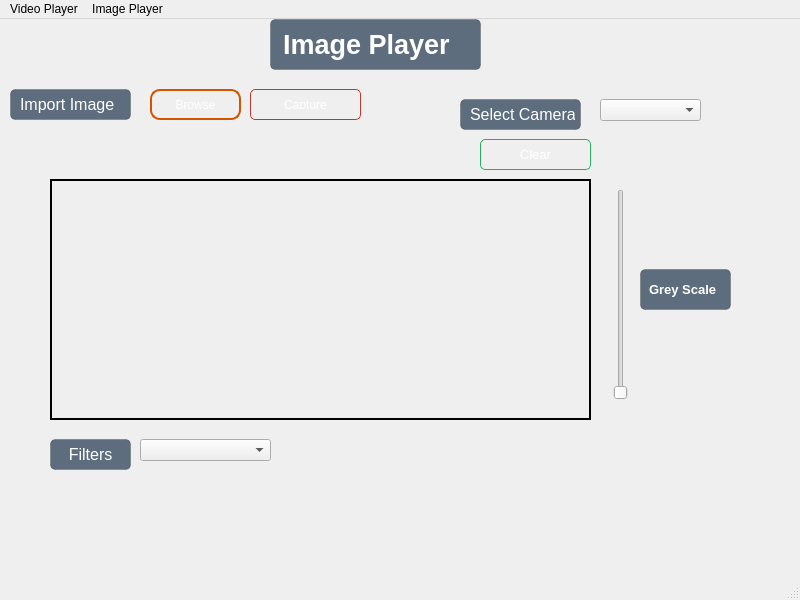
<?xml version="1.0" encoding="UTF-8"?>
<ui version="4.0">
 <class>MainWindow</class>
 <widget class="QMainWindow" name="MainWindow">
  <property name="geometry">
   <rect>
    <x>0</x>
    <y>0</y>
    <width>800</width>
    <height>600</height>
   </rect>
  </property>
  <property name="windowTitle">
   <string>MainWindow</string>
  </property>
  <widget class="QWidget" name="centralwidget">
   <widget class="QLabel" name="label">
    <property name="geometry">
     <rect>
      <x>50</x>
      <y>160</y>
      <width>541</width>
      <height>241</height>
     </rect>
    </property>
    <property name="minimumSize">
     <size>
      <width>0</width>
      <height>221</height>
     </size>
    </property>
    <property name="frameShape">
     <enum>QFrame::WinPanel</enum>
    </property>
    <property name="text">
     <string/>
    </property>
    <property name="textFormat">
     <enum>Qt::AutoText</enum>
    </property>
    <property name="pixmap">
     <pixmap>C:/Users/HS/Downloads/Green and White Doodle Group Project Presentation.jpg</pixmap>
    </property>
    <property name="scaledContents">
     <bool>true</bool>
    </property>
    <property name="alignment">
     <set>Qt::AlignCenter</set>
    </property>
    <property name="wordWrap">
     <bool>true</bool>
    </property>
    <property name="openExternalLinks">
     <bool>false</bool>
    </property>
   </widget>
   <widget class="QLabel" name="MainHeadinglbl">
    <property name="geometry">
     <rect>
      <x>270</x>
      <y>0</y>
      <width>211</width>
      <height>51</height>
     </rect>
    </property>
    <property name="font">
     <font>
      <pointsize>20</pointsize>
      <weight>75</weight>
      <bold>true</bold>
     </font>
    </property>
    <property name="styleSheet">
     <string notr="true">QLabel {
        color: white;
        background-color: rgba(52, 73, 94, 200);  /* Semi-transparent background color */
        border-radius: 5px;
        padding: 5px;
        border: 1px solid rgba(0, 0, 0, 50);  /* Semi-transparent border */
        box-shadow: 2px 2px 5px rgba(0, 0, 0, 50);  /* Shadow effect */
    }</string>
    </property>
    <property name="text">
     <string>Image Player</string>
    </property>
   </widget>
   <widget class="QPushButton" name="btnBrowse_2">
    <property name="geometry">
     <rect>
      <x>250</x>
      <y>70</y>
      <width>111</width>
      <height>31</height>
     </rect>
    </property>
    <property name="styleSheet">
     <string notr="true">QPushButton {
        background-color: qlineargradient(spread:pad, x1:0, y1:0, x2:0, y2:1, 
            stop:0 rgba(231, 76, 60, 255), stop:1 rgba(192, 57, 43, 255));
        border: 1px solid #c0392b;
        color: white;
        padding: 10px 20px;
        border-radius: 5px;
        icon-size: 32px;  /* Adjust the icon size as needed */
        icon-color: white;  /* Set the icon color */
        icon-alignment: center;  /* Center the icon */
    }
    
    QPushButton:hover {
        background-color: qlineargradient(spread:pad, x1:0, y1:0, x2:0, y2:1, 
            stop:0 rgba(192, 57, 43, 255), stop:1 rgba(231, 76, 60, 255));
        border: 1px solid #e74c3c;
        color: white;
        padding: 10px 20px;
        border-radius: 5px;
        box-shadow: 0px 3px 8px rgba(0, 0, 0, 0.3);
    }
    
    QPushButton:pressed {
        background-color: rgba(192, 57, 43, 255);
        border: 1px solid #c0392b;
        color: white;
        padding: 10px 20px;
        border-radius: 5px;
    }</string>
    </property>
    <property name="text">
     <string>Capture</string>
    </property>
    <property name="flat">
     <bool>false</bool>
    </property>
   </widget>
   <widget class="QComboBox" name="availableCameras">
    <property name="geometry">
     <rect>
      <x>600</x>
      <y>80</y>
      <width>101</width>
      <height>22</height>
     </rect>
    </property>
    <property name="font">
     <font>
      <pointsize>10</pointsize>
     </font>
    </property>
   </widget>
   <widget class="QComboBox" name="availableFilters">
    <property name="geometry">
     <rect>
      <x>140</x>
      <y>420</y>
      <width>131</width>
      <height>22</height>
     </rect>
    </property>
    <property name="font">
     <font>
      <pointsize>10</pointsize>
     </font>
    </property>
   </widget>
   <widget class="QSlider" name="verticalSlider">
    <property name="geometry">
     <rect>
      <x>610</x>
      <y>170</y>
      <width>22</width>
      <height>211</height>
     </rect>
    </property>
    <property name="styleSheet">
     <string notr="true">QLabel {
        color: white;
        background-color: rgba(52, 73, 94, 200);  /* Semi-transparent background color */
        border-radius: 5px;
        padding: 5px;
        border: 1px solid rgba(0, 0, 0, 50);  /* Semi-transparent border */
        box-shadow: 2px 2px 5px rgba(0, 0, 0, 50);  /* Shadow effect */
    }</string>
    </property>
    <property name="maximum">
     <number>255</number>
    </property>
    <property name="orientation">
     <enum>Qt::Vertical</enum>
    </property>
   </widget>
   <widget class="QLabel" name="Speedlbl_2">
    <property name="geometry">
     <rect>
      <x>640</x>
      <y>250</y>
      <width>91</width>
      <height>41</height>
     </rect>
    </property>
    <property name="font">
     <font>
      <pointsize>10</pointsize>
      <weight>75</weight>
      <bold>true</bold>
     </font>
    </property>
    <property name="styleSheet">
     <string notr="true">QLabel {
        color: white;
        background-color: rgba(52, 73, 94, 200);  /* Semi-transparent background color */
        border-radius: 5px;
        padding: 5px;
        border: 1px solid rgba(0, 0, 0, 50);  /* Semi-transparent border */
        box-shadow: 2px 2px 5px rgba(0, 0, 0, 50);  /* Shadow effect */
    }</string>
    </property>
    <property name="text">
     <string>Grey Scale</string>
    </property>
   </widget>
   <widget class="QLabel" name="lblDataSource_2">
    <property name="geometry">
     <rect>
      <x>460</x>
      <y>80</y>
      <width>121</width>
      <height>31</height>
     </rect>
    </property>
    <property name="font">
     <font>
      <pointsize>12</pointsize>
     </font>
    </property>
    <property name="styleSheet">
     <string notr="true">QLabel {
        color: white;
        background-color: rgba(52, 73, 94, 200);  /* Semi-transparent background color */
        border-radius: 5px;
        padding: 5px;
        border: 1px solid rgba(0, 0, 0, 50);  /* Semi-transparent border */
        box-shadow: 2px 2px 5px rgba(0, 0, 0, 50);  /* Shadow effect */
    }</string>
    </property>
    <property name="text">
     <string>Select Camera</string>
    </property>
   </widget>
   <widget class="QPushButton" name="btnRefresh">
    <property name="geometry">
     <rect>
      <x>480</x>
      <y>120</y>
      <width>111</width>
      <height>31</height>
     </rect>
    </property>
    <property name="font">
     <font>
      <pointsize>10</pointsize>
     </font>
    </property>
    <property name="styleSheet">
     <string notr="true">QPushButton {
        background-color: qlineargradient(spread:pad, x1:0, y1:0, x2:0, y2:1, 
            stop:0 rgba(39, 174, 96, 255), stop:1 rgba(46, 204, 113, 255));
        border: 1px solid #27ae60;
        color: white;
        padding: 8px 16px;
        border-radius: 5px;
    }
    
    QPushButton:hover {
        background-color: qlineargradient(spread:pad, x1:0, y1:0, x2:0, y2:1, 
            stop:0 rgba(22, 160, 133, 255), stop:1 rgba(39, 174, 96, 255));
        border: 1px solid #2ecc71;
        color: white;
        padding: 8px 16px;
        border-radius: 5px;
        box-shadow: 0px 3px 8px rgba(0, 0, 0, 0.3);
    }
    
    QPushButton:pressed {
        background-color: rgba(39, 174, 96, 255);
        border: 1px solid #27ae60;
        color: white;
        padding: 8px 16px;
        border-radius: 5px;
    }</string>
    </property>
    <property name="text">
     <string>Clear</string>
    </property>
    <property name="autoDefault">
     <bool>true</bool>
    </property>
   </widget>
   <widget class="QLabel" name="lblDataSource">
    <property name="geometry">
     <rect>
      <x>10</x>
      <y>70</y>
      <width>121</width>
      <height>31</height>
     </rect>
    </property>
    <property name="font">
     <font>
      <pointsize>12</pointsize>
     </font>
    </property>
    <property name="styleSheet">
     <string notr="true">QLabel {
        color: white;
        background-color: rgba(52, 73, 94, 200);  /* Semi-transparent background color */
        border-radius: 5px;
        padding: 5px;
        border: 1px solid rgba(0, 0, 0, 50);  /* Semi-transparent border */
        box-shadow: 2px 2px 5px rgba(0, 0, 0, 50);  /* Shadow effect */
    }</string>
    </property>
    <property name="text">
     <string>Import Image</string>
    </property>
   </widget>
   <widget class="QLabel" name="lblDataSource_3">
    <property name="geometry">
     <rect>
      <x>50</x>
      <y>420</y>
      <width>81</width>
      <height>31</height>
     </rect>
    </property>
    <property name="font">
     <font>
      <pointsize>12</pointsize>
     </font>
    </property>
    <property name="styleSheet">
     <string notr="true">QLabel {
        color: white;
        background-color: rgba(52, 73, 94, 200);  /* Semi-transparent background color */
        border-radius: 5px;
        padding: 5px;
        border: 1px solid rgba(0, 0, 0, 50);  /* Semi-transparent border */
        box-shadow: 2px 2px 5px rgba(0, 0, 0, 50);  /* Shadow effect */
    }</string>
    </property>
    <property name="text">
     <string>  Filters</string>
    </property>
   </widget>
   <widget class="QPushButton" name="btnBrowse">
    <property name="geometry">
     <rect>
      <x>150</x>
      <y>70</y>
      <width>91</width>
      <height>31</height>
     </rect>
    </property>
    <property name="styleSheet">
     <string notr="true">QPushButton {
        background-color: qlineargradient(spread:pad, x1:0, y1:0, x2:0, y2:1, 
            stop:0 rgba(255, 168, 0, 255), stop:1 rgba(255, 87, 34, 255));
        border: 2px solid #d35400;
        color: white;
        padding: 8px 16px;
        border-radius: 10px;
    }
    
    QPushButton:hover {
        background-color: qlineargradient(spread:pad, x1:0, y1:0, x2:0, y2:1, 
            stop:0 rgba(255, 138, 0, 255), stop:1 rgba(255, 71, 26, 255));
        border: 2px solid #d35400;
        color: white;
        padding: 8px 16px;
        border-radius: 10px;
        box-shadow: 0px 3px 10px rgba(0, 0, 0, 0.3);
    }
    
    QPushButton:pressed {
        background-color: rgba(255, 87, 34, 255);
        border: 2px solid #d35400;
        color: white;
        padding: 8px 16px;
        border-radius: 10px;
    }</string>
    </property>
    <property name="text">
     <string>Browse</string>
    </property>
    <property name="flat">
     <bool>false</bool>
    </property>
   </widget>
  </widget>
  <widget class="QMenuBar" name="menubar">
   <property name="geometry">
    <rect>
     <x>0</x>
     <y>0</y>
     <width>800</width>
     <height>21</height>
    </rect>
   </property>
   <widget class="QMenu" name="menuVideo">
    <property name="title">
     <string>Video Player</string>
    </property>
   </widget>
   <widget class="QMenu" name="menuImage_Player">
    <property name="title">
     <string>Image Player</string>
    </property>
   </widget>
   <addaction name="menuVideo"/>
   <addaction name="menuImage_Player"/>
  </widget>
  <widget class="QStatusBar" name="statusbar"/>
 </widget>
 <resources/>
 <connections/>
</ui>
